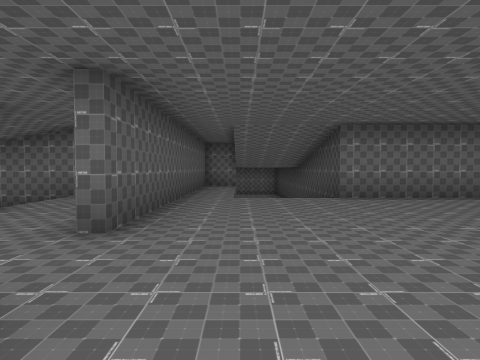
view 1 (above)

24 first-person views from a walk through a scene from a Unity 3-D project. The camera is 1.2 m above the floor, tilts 2° down and sees 75° across. Doors are open. The floor is counted in squares, 2 m on a side. Each view is taken from the middle of a square. On the plan, view 1 faces up. The plan holds only what a view shows up to about 9 squares ahead; the rest is blank. The place goes on beyond the plan. The player character is not drawn. Some animated figures are left out.

view 2
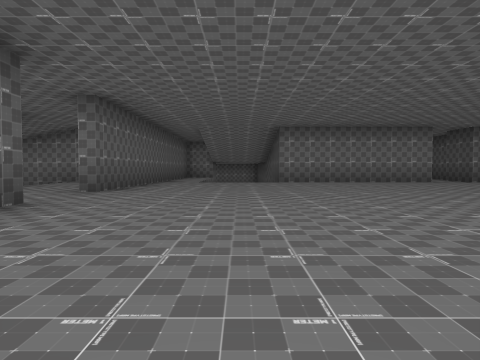

view 3
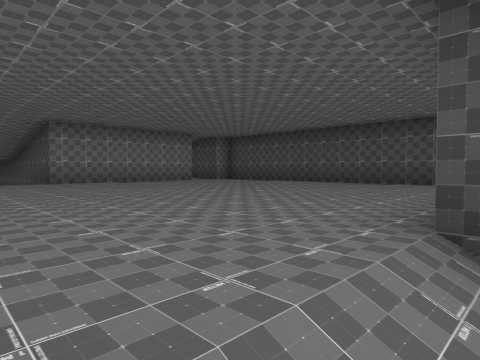

view 4
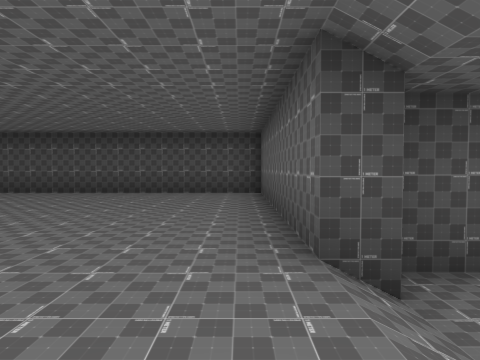

view 5
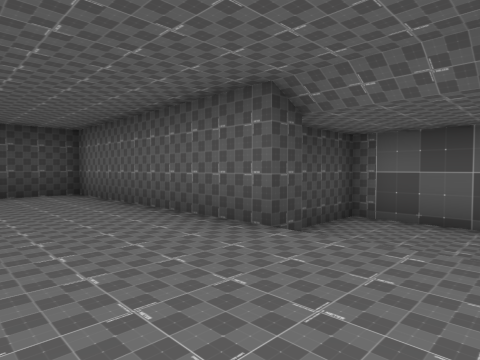

view 6
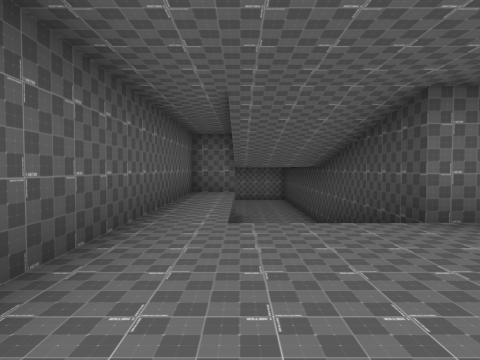

view 7
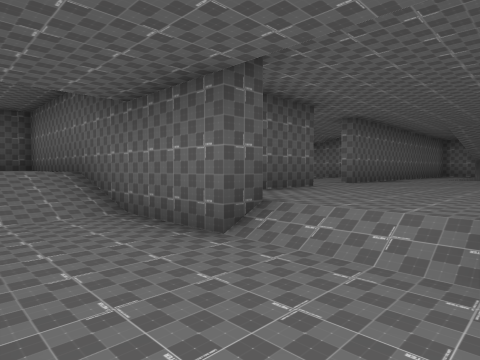

view 8
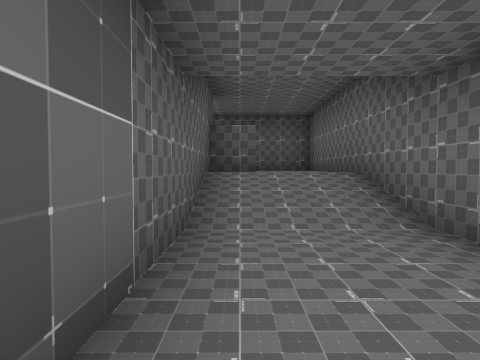

view 9
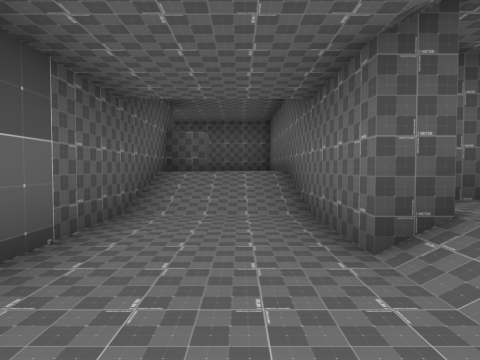

view 10
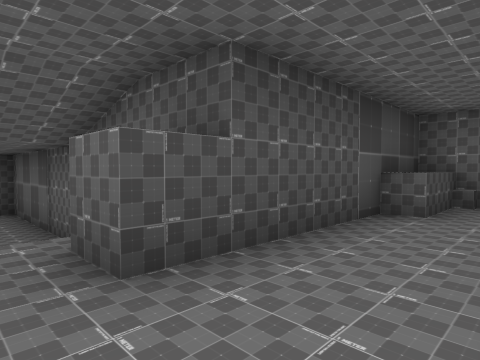

view 11
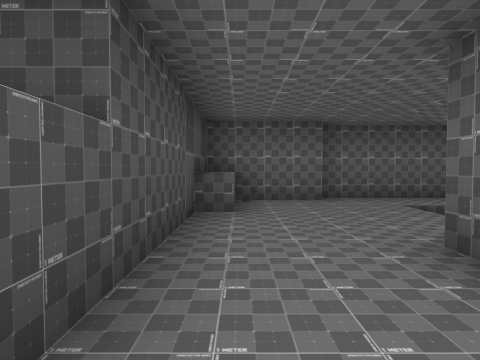

view 12
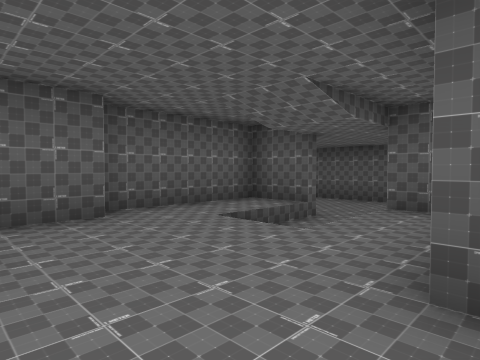

view 13
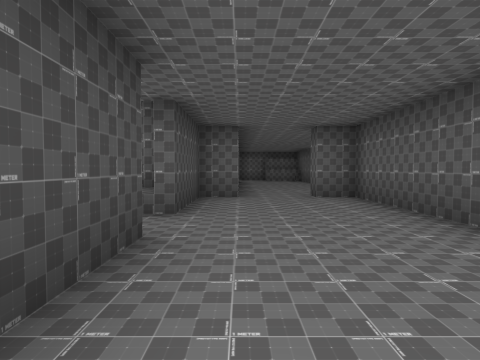

view 14
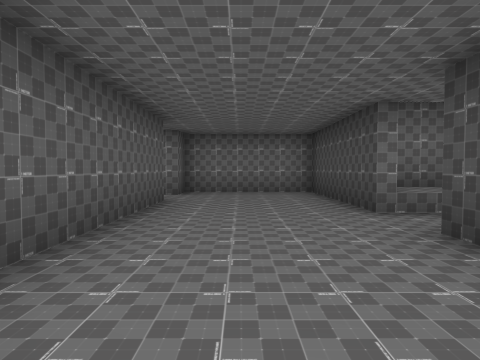

view 15
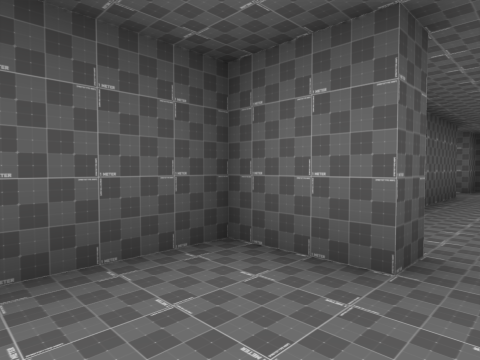

view 16
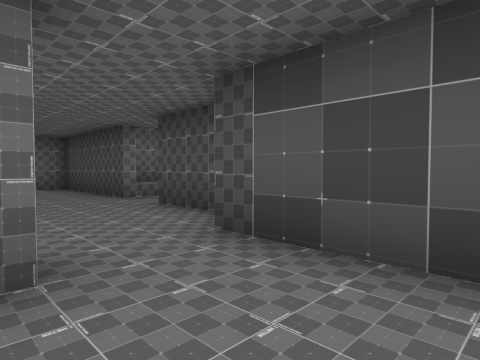

view 17
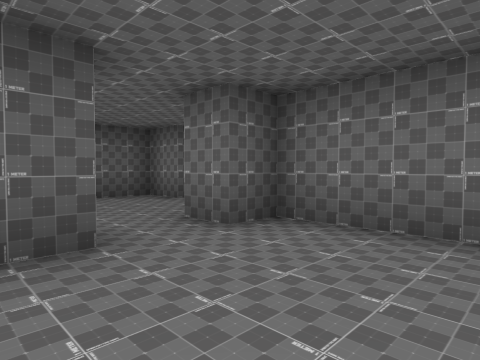

view 18
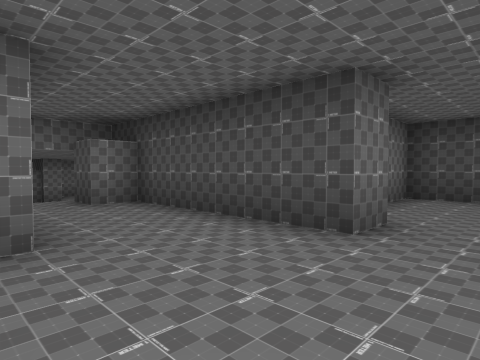

view 19
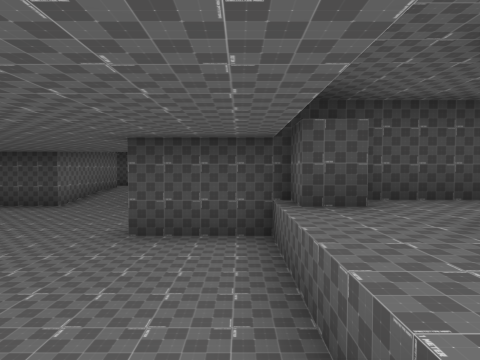

view 20
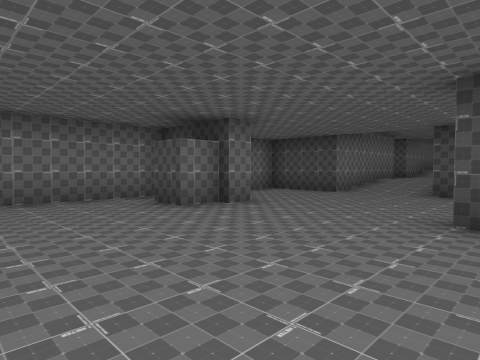

view 21
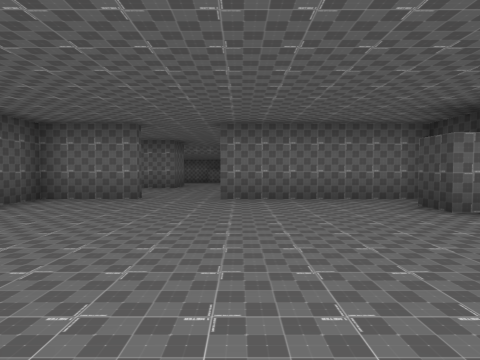

view 22
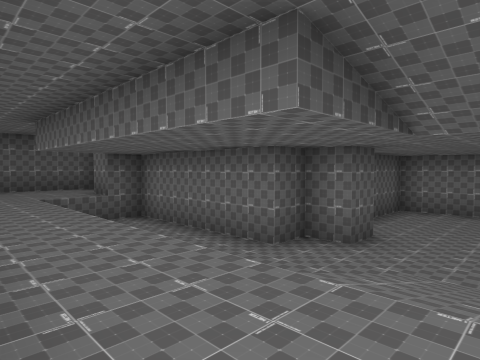

view 23
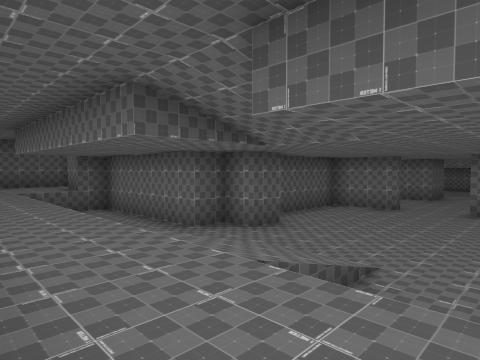

view 24
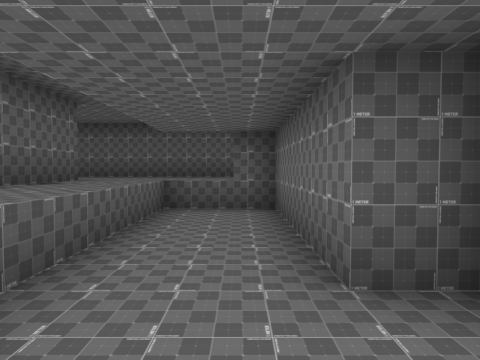

### Floor plan
Key: @ floor where view 1 was taken; # wall or solid block; . main floor; : floor 0.5 m higher than the main floor; - floor 0.5 m lower than the main floor; _ floor 1 m lower than the main floor; < floor 1.75 m lower than the main floor; / step, stairs or slope; = window, fence, low wall or low ledge; ^ raised ledge.
Columns run from 30 left of view 1 to 8 right of it. Each row starts with its distance up from view 1.
 12          __                   <<#
 11          __                 ##//#
 10          ___                #./ #
  9        ##__##### __#        #./ #
  8        #______##___#        #./ #
  7        #_______#___##    ####./ #####.#
  6        #____________/-    /.#.........#
  5        #____________/-    /.#.........#
  4    #####___________#       .#.........#
  3 #.##_____//____#           .#.........#
  2 #..______=/____#            ..........#
  1 #.............##            #.........#
  0 #..............#            #.@.......#
 -1 #. #         ..#            #.........#
 -2 #          ##..#      ########///######
 -3            #...#####  #::://-----#
 -4            #.......#  #::#//-----#
 -5             .......####::#########
 -6                #...#:::::#
 -7                #...///:::#
 -8                #...///::^#
 -9                #...#:::###
-10                #...#####
-11                ##.##
-12                #..#
-13                #..#

Where each view was taken, in squares from view 1:
view 1: 0 up, 0 right, facing up
view 2: 2 down, 1 right, facing up
view 3: 2 down, 0 right, facing up-right
view 4: 1 down, 0 right, facing right
view 5: 1 up, 0 right, facing down-right
view 6: 3 up, 0 right, facing up
view 7: 4 down, 2 right, facing up-left
view 8: 4 down, 1 right, facing left
view 9: 3 down, 2 right, facing left
view 10: 3 down, 7 left, facing down-right
view 11: 3 down, 6 left, facing down
view 12: 5 down, 6 left, facing down-left
view 13: 4 down, 12 left, facing down
view 14: 11 down, 13 left, facing up
view 15: 13 down, 13 left, facing up-left
view 16: 13 down, 14 left, facing up-right
view 17: 6 down, 12 left, facing up-left
view 18: 5 down, 18 left, facing up-right
view 19: 2 up, 20 left, facing right
view 20: 3 up, 19 left, facing up-right
view 21: 3 up, 19 left, facing up
view 22: 0 up, 20 left, facing up-left
view 23: 0 up, 18 left, facing up-left
view 24: 3 up, 21 left, facing left
